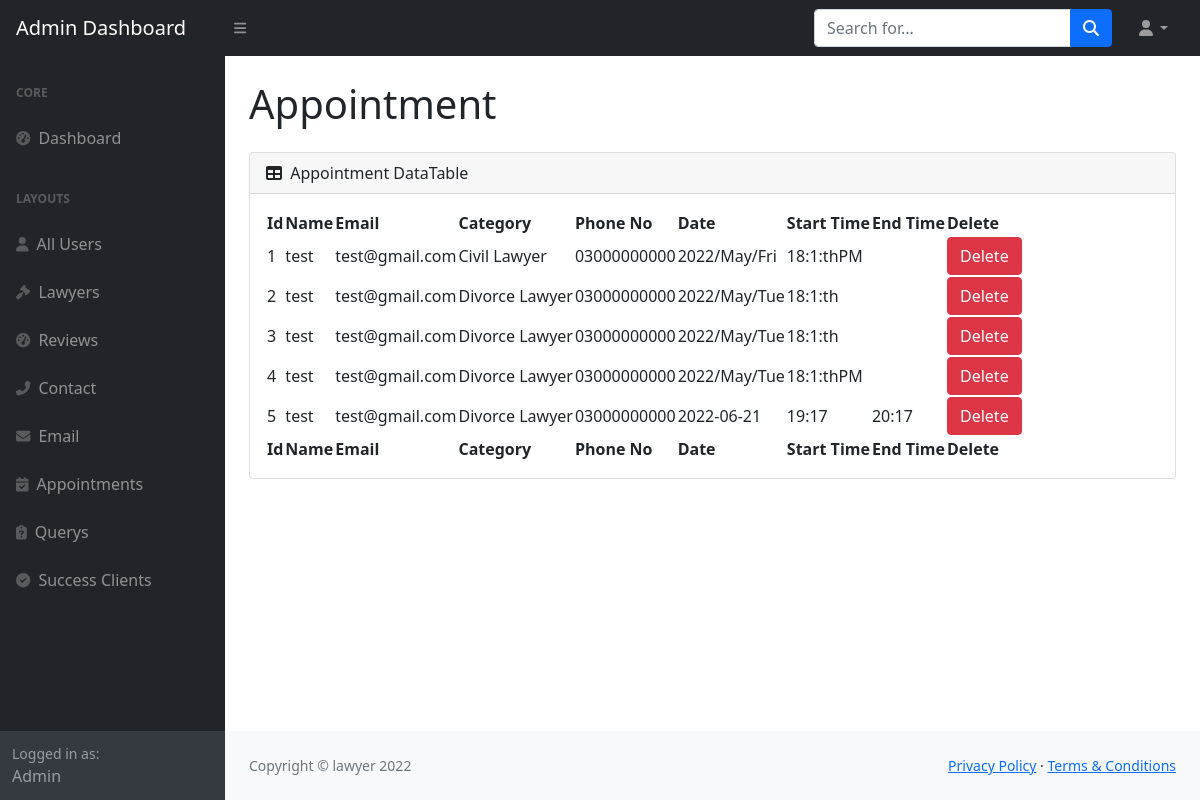
Screenshot of /Admin/appointment.php (signed in) with the database file from the repository.
### tables this page shows
CREATE TABLE `appointment` (
  `Id` int(11) NOT NULL,
  `Name` varchar(255) NOT NULL,
  `Email` varchar(255) NOT NULL,
  `Category` varchar(255) NOT NULL,
  `PhoneNo` varchar(255) NOT NULL,
  `Date` varchar(255) NOT NULL,
  `Start Time` varchar(255) NOT NULL,
  `End Time` varchar(255) NOT NULL
);

### Admin/appointment.php (the view, shortened to what this page needs)
<?php
    include_once("./include/conn.inc.php");
    include_once("header.php");
    if ($_SESSION["role"] == "0") {
?>
<div id="layoutSidenav_content">
    <main>
        <div class="container-fluid px-4">
            <h1 class="mt-4 mb-4">Appointment</h1>
            <div class="card mb-4">
                <div class="card-header">
                    <i class="fas fa-table me-1"></i>
                    Appointment DataTable
                </div>
                <div class="card-body">
                    <table id="datatablesSimple">
                        <thead>
                            <tr>
                                <th>Id</th>
                                <th>Name</th>
                                <th>Email</th>
                                <th>Category</th>
                                <th>Phone No</th>
                                <th>Date</th>
                                <th>Start Time</th>
                                <th>End Time</th>
                                <th>Delete</th>
                            </tr>
                        </thead>
                        <tfoot>
                            <tr>
                                <th>Id</th>
                                <th>Name</th>
                                <th>Email</th>
                                <th>Category</th>
                                <th>Phone No</th>
                                <th>Date</th>
                                <th>Start Time</th>
                                <th>End Time</th>
                                <th>Delete</th>
                            </tr>
                        </tfoot>
                        <?php
                            $query = "SELECT * FROM `appointment`";
                            $result = mysqli_query($conn, $query);
                            if (mysqli_num_rows($result)) {
                                while ($row = mysqli_fetch_array($result)) {
                        ?>
                        <tbody>
                            <tr>
                                <td><?php echo $row[0] ?></td>
                                <td><?php echo $row[1] ?></td>
                                <td><?php echo $row[2] ?></td>
                                <td><?php echo $row[3] ?></td>
                                <td><?php echo $row[4] ?></td>
                                <td><?php echo $row[5] ?></td>
                                <td><?php echo $row[6] ?></td>
                                <td><?php echo $row[7] ?></td>
                                <td><button type="button" value="<?php echo $row[0]; ?>" class="btn btn-danger deleteBtn" data-bs-toggle="modal" data-bs-target="#modalDelete">Delete</button></td>
                            </tr>
                        </tbody>
                        <?php
                                }
                            }
                        ?>
                    </table>
                </div>
            </div>
        </div>
    </main>
<?php
include_once("footer.php");
?>
<?php
    }
    else {
    ?>
    <script>
        window.location.assign("../Admin/login.php");
    </script>
    <?php
    }
?>

### rows the page displays
appointment: Id "1", Name "test", Email "test@gmail.com", Category "Civil Lawyer", PhoneNo "03000000000", Date "2022/May/Fri", Start Time "18:1:thPM"
appointment: Id "2", Name "test", Email "test@gmail.com", Category "Divorce Lawyer", PhoneNo "03000000000", Date "2022/May/Tue", Start Time "18:1:th"
appointment: Id "3", Name "test", Email "test@gmail.com", Category "Divorce Lawyer", PhoneNo "03000000000", Date "2022/May/Tue", Start Time "18:1:th"
appointment: Id "4", Name "test", Email "test@gmail.com", Category "Divorce Lawyer", PhoneNo "03000000000", Date "2022/May/Tue", Start Time "18:1:thPM"
appointment: Id "5", Name "test", Email "test@gmail.com", Category "Divorce Lawyer", PhoneNo "03000000000", Date "2022-06-21", Start Time "19:17", End Time "20:17"

### other values shown
$_SESSION["name"] "Admin"
